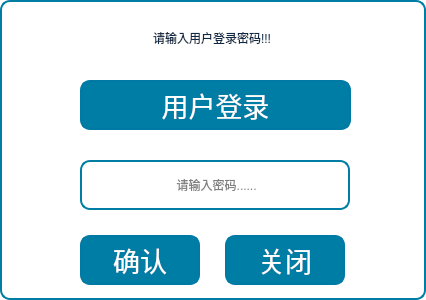
<?xml version="1.0" encoding="UTF-8"?>
<ui version="4.0">
 <class>UserLogin</class>
 <widget class="QDialog" name="UserLogin">
  <property name="geometry">
   <rect>
    <x>0</x>
    <y>0</y>
    <width>426</width>
    <height>300</height>
   </rect>
  </property>
  <property name="windowTitle">
   <string>Dialog</string>
  </property>
  <property name="styleSheet">
   <string notr="true">QGroupBox{
font: 18pt &quot;微软雅黑&quot;;
border: 0px solid rgb(0, 125, 126);
border-radius:8px;
margin-top:10px;
}
QGroupBox:title{
color:white;
subcontrol-origin: margin;
subcontrol-position: top center;
left: 5px;
}
QToolButton{
font: 20pt &quot;微软雅黑&quot;;
color: rgb(255, 255, 255);
border:2px solid rgb(0, 122, 165);
border-radius:10px;
background-color: rgb(0, 125, 165);
}
QLineEdit{
font: 24pt &quot;微软雅黑&quot;;
background-color: rgb(255, 255, 255);
border: 2px solid rgb(0, 125, 165);
border-radius:10px;
}
QLabel{
font: 20pt &quot;微软雅黑&quot;;
color:rgb(15, 41, 68);
}
QDialog{
background-color: rgb(255, 255, 255);
border:2px solid rgb(0, 125, 165);
border-radius:10px;
}
</string>
  </property>
  <widget class="QToolButton" name="tBtnAdmin">
   <property name="geometry">
    <rect>
     <x>80</x>
     <y>80</y>
     <width>271</width>
     <height>50</height>
    </rect>
   </property>
   <property name="sizePolicy">
    <sizepolicy hsizetype="Fixed" vsizetype="Fixed">
     <horstretch>0</horstretch>
     <verstretch>0</verstretch>
    </sizepolicy>
   </property>
   <property name="minimumSize">
    <size>
     <width>0</width>
     <height>0</height>
    </size>
   </property>
   <property name="font">
    <font>
     <family>微软雅黑</family>
     <pointsize>20</pointsize>
     <weight>50</weight>
     <italic>false</italic>
     <bold>false</bold>
    </font>
   </property>
   <property name="focusPolicy">
    <enum>Qt::NoFocus</enum>
   </property>
   <property name="text">
    <string>用户登录</string>
   </property>
   <property name="autoRepeat">
    <bool>true</bool>
   </property>
  </widget>
  <widget class="QToolButton" name="tBtnLogin">
   <property name="geometry">
    <rect>
     <x>80</x>
     <y>235</y>
     <width>120</width>
     <height>50</height>
    </rect>
   </property>
   <property name="font">
    <font>
     <family>微软雅黑</family>
     <pointsize>20</pointsize>
     <weight>50</weight>
     <italic>false</italic>
     <bold>false</bold>
    </font>
   </property>
   <property name="focusPolicy">
    <enum>Qt::NoFocus</enum>
   </property>
   <property name="text">
    <string>确认</string>
   </property>
   <property name="icon">
    <iconset resource="../image.qrc">
     <normaloff>:/Image/ok.png</normaloff>:/Image/ok.png</iconset>
   </property>
   <property name="iconSize">
    <size>
     <width>35</width>
     <height>35</height>
    </size>
   </property>
   <property name="toolButtonStyle">
    <enum>Qt::ToolButtonTextBesideIcon</enum>
   </property>
  </widget>
  <widget class="QToolButton" name="tBtnHide">
   <property name="enabled">
    <bool>true</bool>
   </property>
   <property name="geometry">
    <rect>
     <x>225</x>
     <y>235</y>
     <width>120</width>
     <height>50</height>
    </rect>
   </property>
   <property name="font">
    <font>
     <family>微软雅黑</family>
     <pointsize>20</pointsize>
     <weight>50</weight>
     <italic>false</italic>
     <bold>false</bold>
    </font>
   </property>
   <property name="focusPolicy">
    <enum>Qt::NoFocus</enum>
   </property>
   <property name="text">
    <string>关闭</string>
   </property>
   <property name="icon">
    <iconset resource="../image.qrc">
     <normaloff>:/Image/close.png</normaloff>:/Image/close.png</iconset>
   </property>
   <property name="iconSize">
    <size>
     <width>35</width>
     <height>35</height>
    </size>
   </property>
   <property name="toolButtonStyle">
    <enum>Qt::ToolButtonTextBesideIcon</enum>
   </property>
  </widget>
  <widget class="QLabel" name="lbUser">
   <property name="geometry">
    <rect>
     <x>25</x>
     <y>80</y>
     <width>50</width>
     <height>50</height>
    </rect>
   </property>
   <property name="styleSheet">
    <string notr="true">
border-image: url(:/pic/login.png);</string>
   </property>
   <property name="text">
    <string/>
   </property>
  </widget>
  <widget class="QLabel" name="label_3">
   <property name="geometry">
    <rect>
     <x>30</x>
     <y>160</y>
     <width>50</width>
     <height>50</height>
    </rect>
   </property>
   <property name="styleSheet">
    <string notr="true">border-image: url(:/pic/pwd.png);</string>
   </property>
   <property name="text">
    <string/>
   </property>
  </widget>
  <widget class="QLineEdit" name="lineEditPwd">
   <property name="geometry">
    <rect>
     <x>80</x>
     <y>160</y>
     <width>270</width>
     <height>50</height>
    </rect>
   </property>
   <property name="focusPolicy">
    <enum>Qt::StrongFocus</enum>
   </property>
   <property name="text">
    <string/>
   </property>
   <property name="maxLength">
    <number>6</number>
   </property>
   <property name="echoMode">
    <enum>QLineEdit::Password</enum>
   </property>
   <property name="alignment">
    <set>Qt::AlignCenter</set>
   </property>
   <property name="placeholderText">
    <string> 请输入密码......</string>
   </property>
  </widget>
  <widget class="QLabel" name="label">
   <property name="geometry">
    <rect>
     <x>20</x>
     <y>15</y>
     <width>384</width>
     <height>46</height>
    </rect>
   </property>
   <property name="text">
    <string>请输入用户登录密码!!!</string>
   </property>
   <property name="alignment">
    <set>Qt::AlignCenter</set>
   </property>
  </widget>
 </widget>
 <resources>
  <include location="../image.qrc"/>
 </resources>
 <connections/>
</ui>
